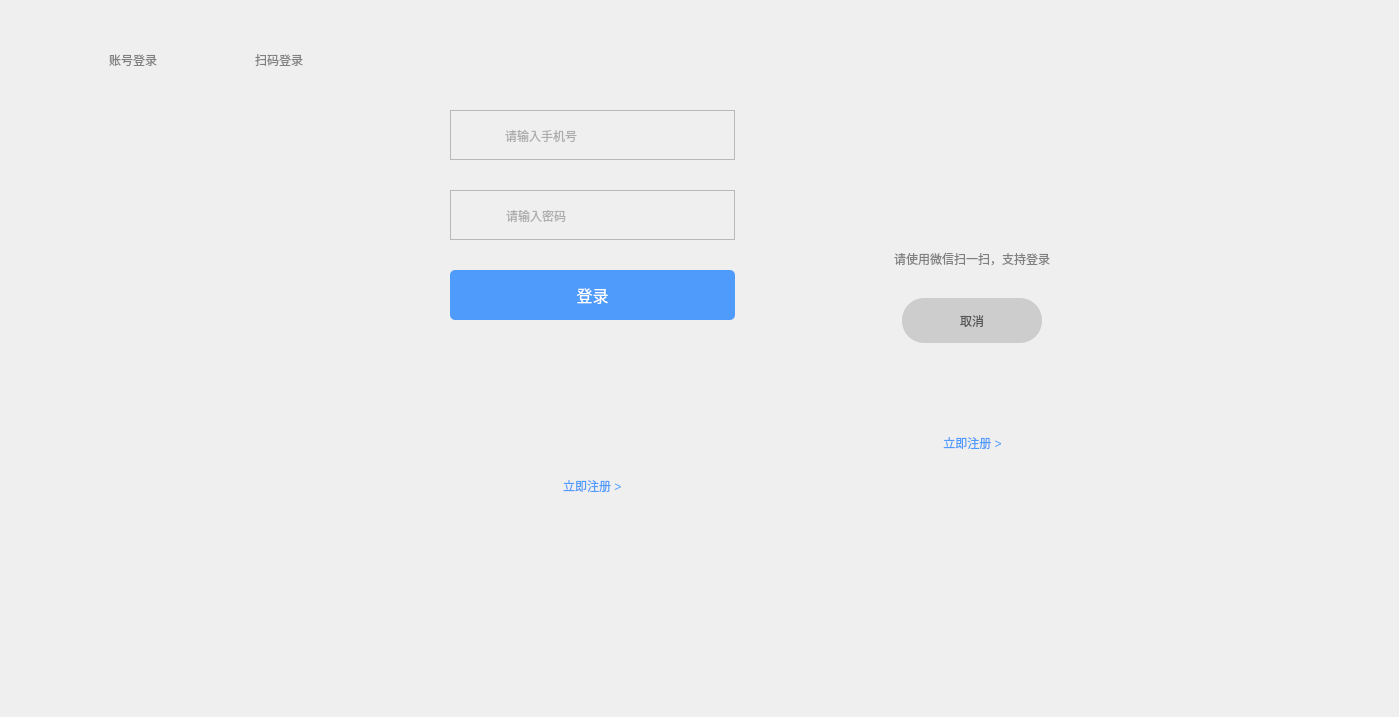
<?xml version="1.0" encoding="UTF-8"?>
<ui version="4.0">
 <class>DB_Login</class>
 <widget class="QWidget" name="DB_Login">
  <property name="geometry">
   <rect>
    <x>0</x>
    <y>0</y>
    <width>1399</width>
    <height>717</height>
   </rect>
  </property>
  <property name="windowTitle">
   <string>Form</string>
  </property>
  <widget class="QWidget" name="verticalLayoutWidget">
   <property name="geometry">
    <rect>
     <x>20</x>
     <y>10</y>
     <width>371</width>
     <height>421</height>
    </rect>
   </property>
   <layout class="QVBoxLayout" name="verticalLayout" stretch="0,0,1">
    <property name="spacing">
     <number>0</number>
    </property>
    <property name="leftMargin">
     <number>40</number>
    </property>
    <property name="topMargin">
     <number>30</number>
    </property>
    <property name="rightMargin">
     <number>40</number>
    </property>
    <property name="bottomMargin">
     <number>0</number>
    </property>
    <item>
     <layout class="QHBoxLayout" name="horizontalLayout_2">
      <property name="spacing">
       <number>0</number>
      </property>
      <property name="topMargin">
       <number>10</number>
      </property>
      <property name="bottomMargin">
       <number>10</number>
      </property>
      <item>
       <layout class="QHBoxLayout" name="horizontalLayout_6">
        <item>
         <spacer name="horizontalSpacer_4">
          <property name="orientation">
           <enum>Qt::Horizontal</enum>
          </property>
          <property name="sizeHint" stdset="0">
           <size>
            <width>40</width>
            <height>20</height>
           </size>
          </property>
         </spacer>
        </item>
        <item>
         <widget class="DB_CustomLabel_1" name="label_passwordLogin">
          <property name="minimumSize">
           <size>
            <width>0</width>
            <height>0</height>
           </size>
          </property>
          <property name="styleSheet">
           <string notr="true">color: gray;</string>
          </property>
          <property name="text">
           <string>账号登录</string>
          </property>
          <property name="alignment">
           <set>Qt::AlignCenter</set>
          </property>
         </widget>
        </item>
        <item>
         <spacer name="horizontalSpacer_6">
          <property name="orientation">
           <enum>Qt::Horizontal</enum>
          </property>
          <property name="sizeHint" stdset="0">
           <size>
            <width>40</width>
            <height>20</height>
           </size>
          </property>
         </spacer>
        </item>
       </layout>
      </item>
      <item>
       <layout class="QHBoxLayout" name="horizontalLayout_7">
        <item>
         <spacer name="horizontalSpacer_5">
          <property name="orientation">
           <enum>Qt::Horizontal</enum>
          </property>
          <property name="sizeHint" stdset="0">
           <size>
            <width>40</width>
            <height>20</height>
           </size>
          </property>
         </spacer>
        </item>
        <item>
         <widget class="DB_CustomLabel_1" name="label_qrcodelogin">
          <property name="minimumSize">
           <size>
            <width>0</width>
            <height>0</height>
           </size>
          </property>
          <property name="styleSheet">
           <string notr="true">color: gray;</string>
          </property>
          <property name="text">
           <string>扫码登录</string>
          </property>
          <property name="scaledContents">
           <bool>false</bool>
          </property>
          <property name="alignment">
           <set>Qt::AlignCenter</set>
          </property>
         </widget>
        </item>
        <item>
         <spacer name="horizontalSpacer_7">
          <property name="orientation">
           <enum>Qt::Horizontal</enum>
          </property>
          <property name="sizeHint" stdset="0">
           <size>
            <width>40</width>
            <height>20</height>
           </size>
          </property>
         </spacer>
        </item>
       </layout>
      </item>
     </layout>
    </item>
    <item>
     <layout class="QHBoxLayout" name="horizontalLayout">
      <property name="spacing">
       <number>0</number>
      </property>
      <item>
       <widget class="QLabel" name="label_line">
        <property name="minimumSize">
         <size>
          <width>0</width>
          <height>2</height>
         </size>
        </property>
        <property name="maximumSize">
         <size>
          <width>16777215</width>
          <height>2</height>
         </size>
        </property>
        <property name="styleSheet">
         <string notr="true"/>
        </property>
        <property name="text">
         <string/>
        </property>
       </widget>
      </item>
      <item>
       <widget class="QLabel" name="label_line1">
        <property name="minimumSize">
         <size>
          <width>0</width>
          <height>2</height>
         </size>
        </property>
        <property name="maximumSize">
         <size>
          <width>16777215</width>
          <height>2</height>
         </size>
        </property>
        <property name="text">
         <string/>
        </property>
       </widget>
      </item>
     </layout>
    </item>
    <item>
     <widget class="QStackedWidget" name="stackedWidget">
      <property name="styleSheet">
       <string notr="true">border: none;</string>
      </property>
     </widget>
    </item>
   </layout>
  </widget>
  <widget class="QWidget" name="widget" native="true">
   <property name="geometry">
    <rect>
     <x>420</x>
     <y>50</y>
     <width>341</width>
     <height>501</height>
    </rect>
   </property>
   <widget class="QWidget" name="verticalLayoutWidget_2">
    <property name="geometry">
     <rect>
      <x>30</x>
      <y>30</y>
      <width>285</width>
      <height>431</height>
     </rect>
    </property>
    <layout class="QVBoxLayout" name="verticalLayout_2" stretch="0,0,0,0">
     <property name="spacing">
      <number>30</number>
     </property>
     <property name="leftMargin">
      <number>0</number>
     </property>
     <property name="topMargin">
      <number>30</number>
     </property>
     <property name="rightMargin">
      <number>0</number>
     </property>
     <property name="bottomMargin">
      <number>10</number>
     </property>
     <item>
      <widget class="QFrame" name="frame">
       <property name="minimumSize">
        <size>
         <width>0</width>
         <height>50</height>
        </size>
       </property>
       <property name="frameShape">
        <enum>QFrame::StyledPanel</enum>
       </property>
       <property name="frameShadow">
        <enum>QFrame::Raised</enum>
       </property>
       <widget class="QWidget" name="horizontalLayoutWidget">
        <property name="geometry">
         <rect>
          <x>30</x>
          <y>0</y>
          <width>211</width>
          <height>51</height>
         </rect>
        </property>
        <layout class="QHBoxLayout" name="horizontalLayout_12">
         <property name="spacing">
          <number>5</number>
         </property>
         <item>
          <widget class="QLabel" name="label_userIcon">
           <property name="minimumSize">
            <size>
             <width>18</width>
             <height>18</height>
            </size>
           </property>
           <property name="maximumSize">
            <size>
             <width>18</width>
             <height>18</height>
            </size>
           </property>
           <property name="styleSheet">
            <string notr="true">QLabel {
border: none;
border-image: url(&quot;:/images/courseware/information-1.png&quot;);
border-radius: 0px;
}</string>
           </property>
           <property name="text">
            <string/>
           </property>
          </widget>
         </item>
         <item>
          <widget class="QLineEdit" name="lineEdit_telephone">
           <property name="sizePolicy">
            <sizepolicy hsizetype="Preferred" vsizetype="Preferred">
             <horstretch>0</horstretch>
             <verstretch>0</verstretch>
            </sizepolicy>
           </property>
           <property name="styleSheet">
            <string notr="true">QLineEdit {
border: none;
background: transparent;
color: rgb(105, 105, 105);
}</string>
           </property>
           <property name="placeholderText">
            <string>请输入手机号</string>
           </property>
          </widget>
         </item>
        </layout>
       </widget>
      </widget>
     </item>
     <item>
      <widget class="QFrame" name="frame_2">
       <property name="minimumSize">
        <size>
         <width>0</width>
         <height>50</height>
        </size>
       </property>
       <property name="frameShape">
        <enum>QFrame::StyledPanel</enum>
       </property>
       <property name="frameShadow">
        <enum>QFrame::Raised</enum>
       </property>
       <widget class="QWidget" name="horizontalLayoutWidget_2">
        <property name="geometry">
         <rect>
          <x>30</x>
          <y>0</y>
          <width>211</width>
          <height>51</height>
         </rect>
        </property>
        <layout class="QHBoxLayout" name="horizontalLayout_13">
         <item>
          <widget class="QLabel" name="label_passwdIcon">
           <property name="minimumSize">
            <size>
             <width>18</width>
             <height>18</height>
            </size>
           </property>
           <property name="maximumSize">
            <size>
             <width>18</width>
             <height>18</height>
            </size>
           </property>
           <property name="styleSheet">
            <string notr="true">QLabel{
border: none;
border-image: url(&quot;:/images/courseware/password.png&quot;);
border-radius: 0px;
}</string>
           </property>
           <property name="text">
            <string/>
           </property>
          </widget>
         </item>
         <item>
          <widget class="QLineEdit" name="lineEdit_password">
           <property name="sizePolicy">
            <sizepolicy hsizetype="Preferred" vsizetype="Preferred">
             <horstretch>0</horstretch>
             <verstretch>0</verstretch>
            </sizepolicy>
           </property>
           <property name="styleSheet">
            <string notr="true">QLineEdit {
border: none;
background: transparent;
color: rgb(105, 105, 105);
}</string>
           </property>
           <property name="placeholderText">
            <string>请输入密码</string>
           </property>
          </widget>
         </item>
        </layout>
       </widget>
      </widget>
     </item>
     <item>
      <widget class="DB_CustomPushButton" name="pushButton_login">
       <property name="minimumSize">
        <size>
         <width>200</width>
         <height>50</height>
        </size>
       </property>
       <property name="font">
        <font>
         <pointsize>12</pointsize>
        </font>
       </property>
       <property name="styleSheet">
        <string notr="true">border-radius: 5px;
background-color: rgb(78, 155, 252);
color: white;
</string>
       </property>
       <property name="text">
        <string>登录</string>
       </property>
      </widget>
     </item>
     <item>
      <layout class="QVBoxLayout" name="verticalLayout_5">
       <property name="spacing">
        <number>0</number>
       </property>
       <property name="bottomMargin">
        <number>0</number>
       </property>
       <item>
        <spacer name="verticalSpacer">
         <property name="orientation">
          <enum>Qt::Vertical</enum>
         </property>
         <property name="sizeHint" stdset="0">
          <size>
           <width>1</width>
           <height>1</height>
          </size>
         </property>
        </spacer>
       </item>
       <item>
        <layout class="QHBoxLayout" name="horizontalLayout_4" stretch="1,0,1">
         <item>
          <spacer name="horizontalSpacer_10">
           <property name="orientation">
            <enum>Qt::Horizontal</enum>
           </property>
           <property name="sizeHint" stdset="0">
            <size>
             <width>0</width>
             <height>0</height>
            </size>
           </property>
          </spacer>
         </item>
         <item>
          <widget class="DB_CustomLabel_1" name="label_registerNow">
           <property name="minimumSize">
            <size>
             <width>0</width>
             <height>30</height>
            </size>
           </property>
           <property name="styleSheet">
            <string notr="true">color: rgb(78, 155, 252);</string>
           </property>
           <property name="text">
            <string>立即注册 &gt;</string>
           </property>
           <property name="alignment">
            <set>Qt::AlignLeading|Qt::AlignLeft|Qt::AlignVCenter</set>
           </property>
          </widget>
         </item>
         <item>
          <spacer name="horizontalSpacer">
           <property name="orientation">
            <enum>Qt::Horizontal</enum>
           </property>
           <property name="sizeHint" stdset="0">
            <size>
             <width>0</width>
             <height>0</height>
            </size>
           </property>
          </spacer>
         </item>
        </layout>
       </item>
      </layout>
     </item>
    </layout>
   </widget>
  </widget>
  <widget class="QWidget" name="widget_2" native="true">
   <property name="geometry">
    <rect>
     <x>790</x>
     <y>20</y>
     <width>381</width>
     <height>451</height>
    </rect>
   </property>
   <widget class="QWidget" name="verticalLayoutWidget_3">
    <property name="geometry">
     <rect>
      <x>30</x>
      <y>20</y>
      <width>304</width>
      <height>428</height>
     </rect>
    </property>
    <layout class="QVBoxLayout" name="verticalLayout_3" stretch="0,0,0">
     <property name="spacing">
      <number>30</number>
     </property>
     <property name="leftMargin">
      <number>0</number>
     </property>
     <property name="topMargin">
      <number>30</number>
     </property>
     <property name="rightMargin">
      <number>0</number>
     </property>
     <property name="bottomMargin">
      <number>10</number>
     </property>
     <item>
      <layout class="QVBoxLayout" name="verticalLayout_6">
       <property name="spacing">
        <number>0</number>
       </property>
       <property name="bottomMargin">
        <number>0</number>
       </property>
       <item>
        <layout class="QHBoxLayout" name="horizontalLayout_3">
         <property name="spacing">
          <number>0</number>
         </property>
         <item>
          <widget class="DB_CustomLabel_2" name="label_qrcode">
           <property name="minimumSize">
            <size>
             <width>180</width>
             <height>180</height>
            </size>
           </property>
           <property name="maximumSize">
            <size>
             <width>180</width>
             <height>180</height>
            </size>
           </property>
           <property name="text">
            <string/>
           </property>
          </widget>
         </item>
        </layout>
       </item>
       <item>
        <widget class="QLabel" name="label_text">
         <property name="font">
          <font>
           <pointsize>9</pointsize>
          </font>
         </property>
         <property name="styleSheet">
          <string notr="true">color: gray;</string>
         </property>
         <property name="text">
          <string>请使用微信扫一扫，支持登录</string>
         </property>
         <property name="alignment">
          <set>Qt::AlignCenter</set>
         </property>
        </widget>
       </item>
      </layout>
     </item>
     <item>
      <layout class="QHBoxLayout" name="horizontalLayout_8">
       <item>
        <spacer name="horizontalSpacer_9">
         <property name="orientation">
          <enum>Qt::Horizontal</enum>
         </property>
         <property name="sizeHint" stdset="0">
          <size>
           <width>0</width>
           <height>0</height>
          </size>
         </property>
        </spacer>
       </item>
       <item>
        <widget class="DB_CustomPushButton" name="pushButton_cancelLogin">
         <property name="minimumSize">
          <size>
           <width>140</width>
           <height>45</height>
          </size>
         </property>
         <property name="maximumSize">
          <size>
           <width>140</width>
           <height>50</height>
          </size>
         </property>
         <property name="font">
          <font>
           <weight>50</weight>
           <bold>false</bold>
          </font>
         </property>
         <property name="styleSheet">
          <string notr="true">border: none;
border-radius: 22px;
background-color: rgb(205, 205, 205);
color: rgb(85, 85, 85);</string>
         </property>
         <property name="text">
          <string>取消</string>
         </property>
        </widget>
       </item>
       <item>
        <spacer name="horizontalSpacer_8">
         <property name="orientation">
          <enum>Qt::Horizontal</enum>
         </property>
         <property name="sizeHint" stdset="0">
          <size>
           <width>0</width>
           <height>0</height>
          </size>
         </property>
        </spacer>
       </item>
      </layout>
     </item>
     <item>
      <layout class="QVBoxLayout" name="verticalLayout_4">
       <property name="spacing">
        <number>0</number>
       </property>
       <item>
        <spacer name="verticalSpacer_2">
         <property name="orientation">
          <enum>Qt::Vertical</enum>
         </property>
         <property name="sizeHint" stdset="0">
          <size>
           <width>1</width>
           <height>1</height>
          </size>
         </property>
        </spacer>
       </item>
       <item>
        <layout class="QHBoxLayout" name="horizontalLayout_5" stretch="1,0,1">
         <item>
          <spacer name="horizontalSpacer_2">
           <property name="orientation">
            <enum>Qt::Horizontal</enum>
           </property>
           <property name="sizeHint" stdset="0">
            <size>
             <width>0</width>
             <height>0</height>
            </size>
           </property>
          </spacer>
         </item>
         <item>
          <widget class="DB_CustomLabel_1" name="label_registerNow_2">
           <property name="minimumSize">
            <size>
             <width>0</width>
             <height>30</height>
            </size>
           </property>
           <property name="styleSheet">
            <string notr="true">color: rgb(78, 155, 252);</string>
           </property>
           <property name="text">
            <string>立即注册 &gt;</string>
           </property>
           <property name="alignment">
            <set>Qt::AlignCenter</set>
           </property>
          </widget>
         </item>
         <item>
          <spacer name="horizontalSpacer_3">
           <property name="orientation">
            <enum>Qt::Horizontal</enum>
           </property>
           <property name="sizeHint" stdset="0">
            <size>
             <width>0</width>
             <height>0</height>
            </size>
           </property>
          </spacer>
         </item>
        </layout>
       </item>
      </layout>
     </item>
    </layout>
   </widget>
  </widget>
  <widget class="DB_CustomFrame_3" name="frame_loading">
   <property name="geometry">
    <rect>
     <x>30</x>
     <y>450</y>
     <width>141</width>
     <height>111</height>
    </rect>
   </property>
   <property name="styleSheet">
    <string notr="true">#frame_loading{
border: none;
}</string>
   </property>
   <property name="frameShape">
    <enum>QFrame::StyledPanel</enum>
   </property>
   <property name="frameShadow">
    <enum>QFrame::Raised</enum>
   </property>
  </widget>
 </widget>
 <customwidgets>
  <customwidget>
   <class>DB_CustomPushButton</class>
   <extends>QPushButton</extends>
   <header location="global">CustomWidget/db_custompushbutton.h</header>
  </customwidget>
  <customwidget>
   <class>DB_CustomLabel_1</class>
   <extends>QLabel</extends>
   <header location="global">CustomWidget/db_customlabel.h</header>
  </customwidget>
  <customwidget>
   <class>DB_CustomFrame_3</class>
   <extends>QFrame</extends>
   <header location="global">CustomWidget/db_customframe.h</header>
   <container>1</container>
  </customwidget>
  <customwidget>
   <class>DB_CustomLabel_2</class>
   <extends>QLabel</extends>
   <header location="global">CustomWidget/db_customlabel.h</header>
  </customwidget>
 </customwidgets>
 <resources/>
 <connections/>
</ui>
